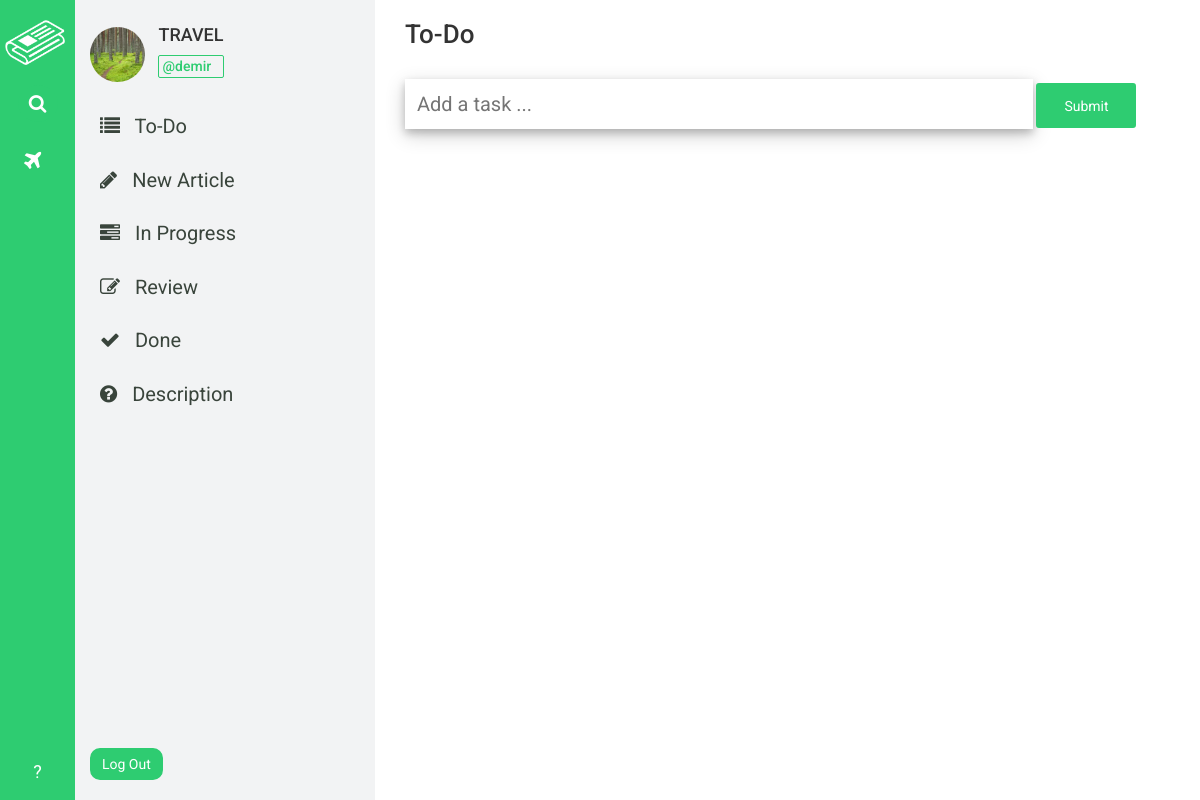
Page /desk/TRAVEL/todo/ (signed in) on the earlier database version.
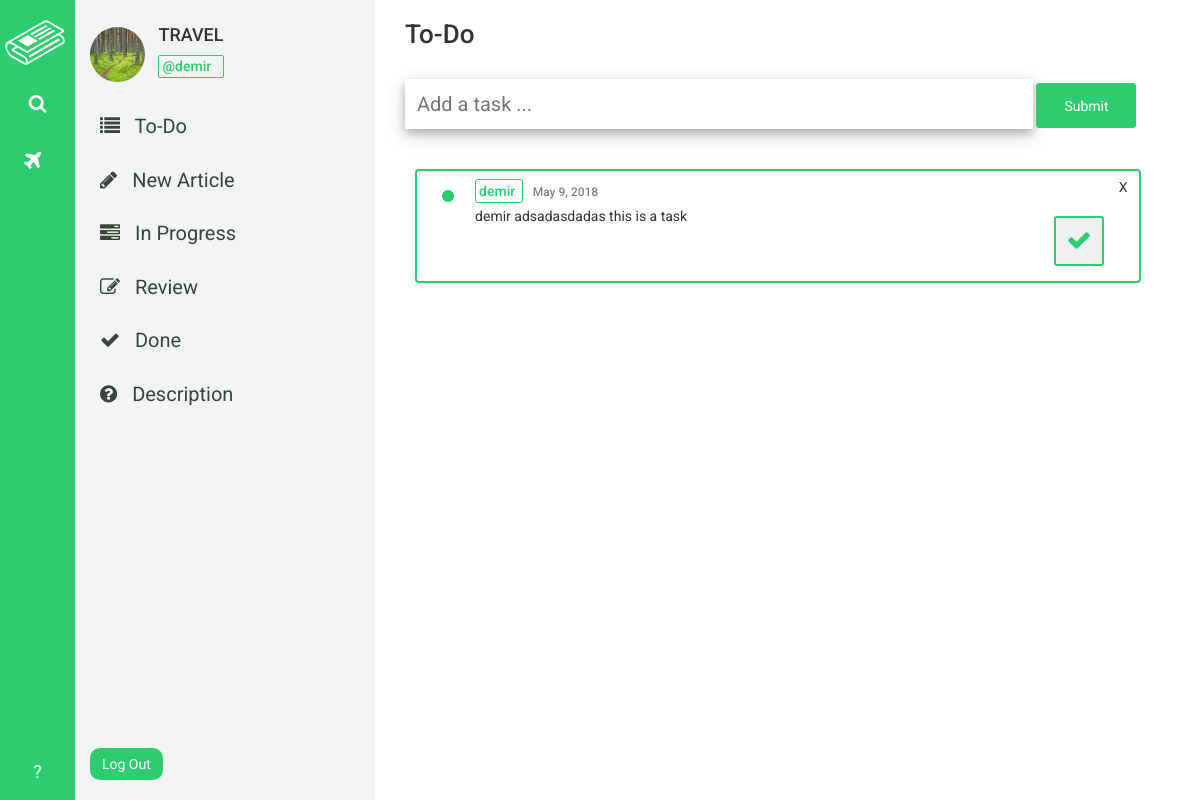
Same page on the later database version.
### desk_app/models.py (models this page shows, shortened)
class DeskWorkers(models.Model):
    worker = models.ForeignKey(User, on_delete=models.CASCADE)
    joined_desk = models.ForeignKey(Desk, on_delete=models.CASCADE)

class Desk(models.Model):
    sub_editor = models.ForeignKey(User, on_delete=models.CASCADE)
    image = models.ImageField(
        upload_to='deks_images/', blank=False, null=False
    )
    CATEGORY_CHOICES = (
        ('WORLD', 'fa fa-globe'),
        ('METRO', 'fa fa-building'),
        ('POLITICS', 'fa-flag'),
        ('BUSINESS', 'fa fa-suitcase'),
        ('TECH', 'fa fa-code'),
        ('SCIENCE', 'fa fa-flask'),
        ('OPINION', 'fa fa-gavel'),
        ('HEALTH', 'fa fa-heart'),
        ('SPORTS', 'fa fa-bicycle'),
        ('ARTS', 'fa fa-paint-brush'),
        ('BOOKS', 'fa fa-book'),
        ('STYLE', 'fa fa-eye'),
        ('TRAVEL', 'fa fa-plane'),
        ('MAGAZINE', 'fa fa-file'),
        ('TABLOID', 'fa fa-phone'),
    )
    CATEGORY_COLOR_CHOICES = (
        ('WORLD', '#3498DB'),
        ('METRO', '#2980B9'),
        ('POLITICS', '#5D6D7E'),
        ('BUSINESS', '#2E4053'),
        ('TECH', '#F4D03F'),
        ('SCIENCE', '#2ECC71'),
        ('OPINION', '#9B59B6'),
        ('HEALTH', '#E74C3C'),
        ('SPORTS', '#58D68D'),
        ('ARTS', '#F39C12'),
        ('BOOKS', '#E67E22'),
        ('STYLE', '#F5B7B1'),
        ('TRAVEL', '#BB8FCE'),
        ('MAGAZINE', '#8E44AD'),
        ('TABLOID', '#A569BD'),
    )
    category = models.CharField(max_length=50, choices=CATEGORY_CHOICES)
    category_color = models.CharField(
        max_length=50, choices=CATEGORY_COLOR_CHOICES
    )
    name = models.CharField(max_length=30)
    description = models.TextField()
    creation_date = models.DateField(default=timezone.now)

class DeskToDo(models.Model):
    desk = models.ForeignKey(Desk, on_delete=models.CASCADE)
    user = models.ForeignKey(User, on_delete=models.CASCADE)
    content = models.TextField()
    publish_date = models.DateField(default=timezone.now)
    task_completed = models.BooleanField(default=False)

### desk_app/views.py (the view)
# urls.py: path('<str:deskname>/todo/', views.to_do, name='to_do'),
@login_required
def to_do(request, deskname):
    current_user = get_object_or_404(User, pk=request.user.id)
    desk = get_object_or_404(Desk, name=deskname)
    if request.POST.get("to_do_form_submit_button"):
        content = request.POST.get("to_do_task_input")
        new_task = DeskToDo(desk=desk, user=current_user, content=content)
        new_task.save()
    if request.POST.get("check_button"):
        task_id = request.POST.get("hidden_id")
        current_task = DeskToDo.objects.get(pk=task_id)
        current_task.task_completed = True
        current_task.save()
    if request.POST.get("delete_button"):
        task_id = request.POST.get("hidden_id")
        current_task = DeskToDo.objects.get(pk=task_id)
        current_task.delete()
    try:
        desk_to_do_tasks = DeskToDo.objects.filter(desk=desk)\
            .order_by('-publish_date')
    except ObjectDoesNotExist:
        desk_to_do_tasks = None
    try:
        current_user_settings = ProfileSettings.objects.get(user=current_user)
    except ObjectDoesNotExist:
        current_user_settings = None
    try:
        current_user_desks = DeskWorkers.objects.filter(worker=current_user)
    except ObjectDoesNotExist:
        current_user_desks = None
    data = {
        'has_desk_navbar': True,
        'current_user': current_user,
        'desk': desk,
        'current_user_settings': current_user_settings,
        'current_user_desks': current_user_desks,
        'desk_to_do_tasks': desk_to_do_tasks,
    }
    return render(request, 'desk_app/to_do.html', context=data)

### templates/desk_app/to_do.html (shortened to what this page needs)
{% extends 'base.html' %}
{% load staticfiles %}
{% block css_link %}
<link rel="stylesheet" href="{% static 'desk_app/css/to_do_style.css' %}" />
{% endblock %}
{% block content %}
<div id="wrapper">
  <h3 id="header">To-Do</h3>
  <br />
  <form id="to-do-form" method="post" action="{% url 'to_do' deskname=desk.name %}">
    <input type="text" name="to_do_task_input" id="to_do_task_input" placeholder="Add a task ..." />
    <input type="submit" name="to_do_form_submit_button" id="to_do_form_submit_button" />
  </form>
  <div id="to-do-list">
    {% for task in desk_to_do_tasks %}
      {% if task.task_completed == False %}
      <div id="to-do-cell" style="border:2px solid #E74C3C;">
        <div id="left-part">
          <p style="color:#E74C3C;"><i class="fa fa-circle"></i></p>
        </div>
        <div id="content">
          <h5><span style="border: 1px solid #E74C3C; color: #E74C3C; padding:3px; border-radius:3px;">{{task.user.username}} </span> <span id="date">{{task.publish_date}}</span></h5>
          <p>{{task.content}}</p>
        </div>
        <div id="right-part">
          <form method="post" action="{% url 'to_do' deskname=desk.name %}">
            {% csrf_token %}
            <input type="hidden" value="{{ task.id }}" name="hidden_id"/>
            <input value="X" type="submit" name="delete_button" id="delete_button" />
          </form>
          <form method="post" class="text-center" action="{% url 'to_do' deskname=desk.name %}">
            {% csrf_token %}
            <input type="hidden" value="{{ task.id }}" name="hidden_id"/>
            <input type="submit" name="check_button" id="check_button" style="border:2px solid #E74C3C" value=" "/>
          </form>
        </div>
      </div>
      {% elif task.task_completed == True %}
      <div id="to-do-cell" style="border:2px solid #2ECC71;">
        <div id="left-part">
          <p style="color:#2ECC71;"><i class="fa fa-circle"></i></p>
        </div>
        <div id="content">
          <h5><span style="border: 1px solid #2ECC71; color: #2ECC71; padding:3px; border-radius:3px;">{{task.user.username}} </span> <span id="date">{{task.publish_date}}</span></h5>
          <p>{{task.content}}</p>
        </div>
        <div id="right-part">
          <form method="post">
            <input value="X" type="submit" name="delete_button" id="delete_button" />
          <form method="post" class="text-center">
            <button type="submit" name="check_button" id="check_button" style="border:2px solid #2ECC71"><span><i class="fa fa-check"></i></span></button>
          </form>
        </div>
      </div>
      {% endif %}
    {% endfor %}
  </div>
</div>
{% endblock %}

### templates/base.html (shortened to what this page needs)
{% load staticfiles %}
<!DOCTYPE html>
<html>
<head>
  <link rel="stylesheet" href="https://maxcdn.bootstrapcdn.com/bootstrap/3.3.7/css/bootstrap.min.css">
  <link rel="stylesheet" href="https://cdnjs.cloudflare.com/ajax/libs/font-awesome/4.7.0/css/font-awesome.min.css">
  <link rel="stylesheet" href="{% static 'base.css' %}">
  {% block css_link %}{% endblock %}
</head>
<body>
  {% if has_desk_navbar == True %}
    <div id="home-navbar-left-part">
      <a href="{% url 'dashboard' %}"><img src="{% static 'assets/white-logo.png' %}" alt="logo"/></a>
      <a id="home-search-link" href=""><p class="text-center"><i class="fa fa-search"></i></p></a>
      <div id="home-desk-links">
        {% for desk in current_user_desks %}
          <a href="{% url 'to_do' deskname=desk.joined_desk.name %}" id="desk-link"><p><i class="{{ desk.joined_desk.get_category_display }}"></i> <span>{{ desk.joined_desk.name }}</span></p></a>
        {% endfor %}
      </div>
      <a id="home-help-link" href="" class="text-center"><p class="text-center">?</p></a>
    </div>
    <div id="home-navbar-right-part">
      <div id="right-part-author-info">
        <img src="{{ desk.image.url }}" alt="Profile photo" height="55px" width="55px" />
        <div id="right-part-author-name">
          <h4> {{ desk.name }}</h4>
          {% if current_user == desk.sub_editor %}
            <h5 style="color:#2ECC71; border:#2ECC71 1px solid ; padding:3px; border-radius:2px;">@{{ current_user.username }}</h5>
          {% else %}
            <h5 style="color:#3498DB; border:1px solid #3498DB; padding:3px; border-radius:2px;">@{{ current_user.username }}</h5>
          {% endif %}
        </div>
      </div>
      <a href=""><i class="fa fa-list"></i> To-Do</a>
      <a href=""><i class="fa fa-pencil"></i> New Article</a>
      <a href=""><i class="fa fa-tasks"></i> In Progress</a>
      <a href=""><i class="fa fa-edit"></i> Review</a>
      <a href=""><i class="fa fa-check"></i> Done</a>
      <a href=""><i class="fa fa-question-circle"></i> Description</a>
      <form method="POST" action="{% url 'logout' %}" id="logout_form">
        <input type="submit" value="Log Out" />
      </form>
    </div>
  {% endif %}
  {% block content %}{% endblock %}
</body>
</html>

### static/base.css (style rules this page uses)
html body { font-family: 'Roboto'; height: 100%; width: 100%; }
#home-navbar-left-part { height: 100% !important; width: 75px; background-color: #2ECC71; display: inline; position: fixed; z-index: 1 !important; }
#home-navbar-left-part img { height: 45px; margin-left: 5px; margin-top: 20px; display: block; }
#home-search-link p { color: white; font-size: 19px; background-color: #2ECC71; border-radius: 50%; width: 40px; padding: 5px; margin: 0 auto; margin-top: 20px; }
#home-help-link p { color: white; font-size: 18px; bottom: 0 !important; position: absolute; margin-bottom: 15px; width: 100%; }
#home-desk-links { width: 100%; height: 460px; margin-top: 20px; }
#desk-link p { color: white; font-size: 22px; background-color: transparent; width: 35px; height: auto; border-radius: 50%; padding: 4px; margin: 0 auto; margin-bottom: 10px; }
#home-navbar-right-part { height: 100vh; width: 300px; background-color: #F2F3F4; display:inline-block; margin-left: 75px; padding: 15px; position: fixed; }
#right-part-author-info { margin-bottom: -5px; background-color: transparent; }
#right-part-author-info img { border-radius: 50%; margin-bottom: 25px !important; }
#right-part-author-name { display: inline-block; background-color: transparent; margin-left: 10px; }
#right-part-author-info h4 { display: block; }
#right-part-author-info h5 { display: block; }
#home-navbar-right-part a { display: block; font-size: 20px; margin-bottom: 5px; padding: 10px; border-radius: 5px; color: #39443b; }
#home-navbar-right-part a i { margin-right: 10px; }
#logout_form input { border-radius: 10px; background-color: #2ECC71; border: 2px solid #2ECC71; color: white; bottom: 0; position: absolute; margin-bottom: 20px; padding: 4px 10px; }

### static/desk_app/css/to_do_style.css (style rules this page uses)
#wrapper { margin-left: 375px !important; background-color: white; height: 100vh; width: 70%; padding-left: 30px; padding-right: 25px; overflow: auto; }
#header { font-weight: 500; font-size: 26px; }
#to_do_task_input { display: inline; width: 80%; font-size: 20px; padding: 10px; box-shadow: 0 4px 8px 0 rgba(0, 0, 0, 0.2), 0 6px 20px 0 rgba(0, 0, 0, 0.19); border: 2px solid transparent; height: 50px; }
#to_do_form_submit_button { width: 100px ; height: 45px; color: white; background-color: #2ECC71; border: 2px solid #2ECC71; border-radius: 3px; }
#to-do-list { height: 70vh; width: 95%; background-color: white; margin-top: 30px; overflow-y: scroll; padding: 10px; }
#to-do-cell { height: auto; width: 100%; background-color: transparent; margin-bottom: 15px; padding: 5px; border-radius: 4px; }
#left-part { height: 100%; width: 5%; padding-left: 20px; padding-top: 10px; background-color: transparent; display: inline-block; vertical-align: top !important; }
#content { display: inline-block; height: 100%; width: 80%; background-color: transparent; vertical-align: top !important; padding: 5px 0px 0px 14px; }
#content h5 { display: inline; margin-bottom: 10px; }
#date { margin-left: 10px; font-size: 12px; color: gray; }
#content p { margin-top: 5px; }
#right-part { height: 100%; width: 14%; display: inline-block; background-color: transparent; vertical-align: top !important; }
#delete_button { float: right; display: block; background-color: transparent; border: 0px; }
#check_button { font-size: 25px; padding: 5px 10px; margin-left: 20px; margin-top:40px; margin-bottom: 10px; border-radius: 3px; color: #2ECC71; width: 50px; height: 50px; }

Differences in the rows shown:
added DeskToDo: user.username "demir", publish_date "May 9, 2018", content "demir adsadasdadas this is a task"
